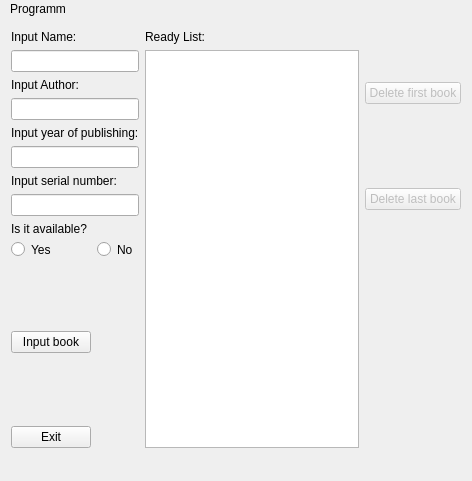
<?xml version="1.0" encoding="UTF-8"?>
<ui version="4.0">
 <class>MainWindow</class>
 <widget class="QMainWindow" name="MainWindow">
  <property name="geometry">
   <rect>
    <x>0</x>
    <y>0</y>
    <width>472</width>
    <height>481</height>
   </rect>
  </property>
  <property name="windowTitle">
   <string>Books</string>
  </property>
  <property name="windowIcon">
   <iconset resource="res/ff.qrc">
    <normaloff>:/new/prefix1/1309128948_Vector_Clipart.png</normaloff>:/new/prefix1/1309128948_Vector_Clipart.png</iconset>
  </property>
  <property name="layoutDirection">
   <enum>Qt::LeftToRight</enum>
  </property>
  <property name="styleSheet">
   <string notr="true">
font: 75 10pt &quot;Vrinda&quot;;
border-color: rgb(255, 255, 127);</string>
  </property>
  <widget class="QWidget" name="centralwidget">
   <layout class="QGridLayout" name="gridLayout">
    <item row="6" column="1">
     <spacer name="horizontalSpacer">
      <property name="orientation">
       <enum>Qt::Horizontal</enum>
      </property>
      <property name="sizeHint" stdset="0">
       <size>
        <width>52</width>
        <height>20</height>
       </size>
      </property>
     </spacer>
    </item>
    <item row="0" column="3">
     <widget class="QPushButton" name="pushButton_3">
      <property name="enabled">
       <bool>false</bool>
      </property>
      <property name="text">
       <string>Delete first book</string>
      </property>
     </widget>
    </item>
    <item row="1" column="3">
     <widget class="QPushButton" name="pushButton_4">
      <property name="enabled">
       <bool>false</bool>
      </property>
      <property name="text">
       <string>Delete last book</string>
      </property>
     </widget>
    </item>
    <item row="0" column="0" rowspan="2" colspan="2">
     <layout class="QVBoxLayout" name="verticalLayout">
      <item>
       <widget class="QLabel" name="label">
        <property name="text">
         <string>Input Name:</string>
        </property>
       </widget>
      </item>
      <item>
       <widget class="QLineEdit" name="lineEdit"/>
      </item>
      <item>
       <widget class="QLabel" name="label_3">
        <property name="text">
         <string>Input Author:</string>
        </property>
       </widget>
      </item>
      <item>
       <widget class="QLineEdit" name="lineEdit_2"/>
      </item>
      <item>
       <widget class="QLabel" name="label_4">
        <property name="text">
         <string>Input year of publishing:</string>
        </property>
       </widget>
      </item>
      <item>
       <widget class="QLineEdit" name="lineEdit_3"/>
      </item>
      <item>
       <widget class="QLabel" name="label_5">
        <property name="text">
         <string>Input serial number:</string>
        </property>
       </widget>
      </item>
      <item>
       <widget class="QLineEdit" name="lineEdit_4"/>
      </item>
      <item>
       <widget class="QLabel" name="label_6">
        <property name="text">
         <string>Is it available?</string>
        </property>
       </widget>
      </item>
     </layout>
    </item>
    <item row="4" column="0">
     <widget class="QPushButton" name="pushButton_2">
      <property name="text">
       <string>Input book</string>
      </property>
     </widget>
    </item>
    <item row="2" column="1">
     <widget class="QRadioButton" name="radioButton">
      <property name="text">
       <string>No</string>
      </property>
     </widget>
    </item>
    <item row="3" column="0">
     <spacer name="verticalSpacer">
      <property name="orientation">
       <enum>Qt::Vertical</enum>
      </property>
      <property name="sizeHint" stdset="0">
       <size>
        <width>20</width>
        <height>74</height>
       </size>
      </property>
     </spacer>
    </item>
    <item row="2" column="0">
     <widget class="QRadioButton" name="radioButton_2">
      <property name="text">
       <string>Yes</string>
      </property>
     </widget>
    </item>
    <item row="6" column="0">
     <widget class="QPushButton" name="pushButton">
      <property name="text">
       <string>Exit</string>
      </property>
      <property name="icon">
       <iconset resource="res/ff.qrc">
        <normaloff>:/new/prefix1/Action-cancel-icon.png</normaloff>:/new/prefix1/Action-cancel-icon.png</iconset>
      </property>
     </widget>
    </item>
    <item row="5" column="0">
     <spacer name="verticalSpacer_2">
      <property name="orientation">
       <enum>Qt::Vertical</enum>
      </property>
      <property name="sizeHint" stdset="0">
       <size>
        <width>20</width>
        <height>73</height>
       </size>
      </property>
     </spacer>
    </item>
    <item row="0" column="2" rowspan="7">
     <layout class="QVBoxLayout" name="verticalLayout_2">
      <item>
       <widget class="QLabel" name="label_2">
        <property name="text">
         <string>Ready List:</string>
        </property>
       </widget>
      </item>
      <item>
       <widget class="QTextBrowser" name="textBrowser"/>
      </item>
     </layout>
    </item>
   </layout>
  </widget>
  <widget class="QMenuBar" name="menuBar">
   <property name="geometry">
    <rect>
     <x>0</x>
     <y>0</y>
     <width>472</width>
     <height>24</height>
    </rect>
   </property>
   <widget class="QMenu" name="menuFile">
    <property name="title">
     <string>Programm</string>
    </property>
    <addaction name="actionRead_File"/>
    <addaction name="actionSave_List_in_File"/>
    <addaction name="actionChange_element"/>
   </widget>
   <addaction name="menuFile"/>
  </widget>
  <widget class="QStatusBar" name="statusBar"/>
  <action name="actionRead_File">
   <property name="text">
    <string>Read File with List</string>
   </property>
  </action>
  <action name="actionSave_List_in_File">
   <property name="text">
    <string>Save List in File</string>
   </property>
  </action>
  <action name="actionChange_element">
   <property name="text">
    <string>Change element</string>
   </property>
  </action>
 </widget>
 <layoutdefault spacing="6" margin="11"/>
 <resources>
  <include location="res/ff.qrc"/>
 </resources>
 <connections/>
</ui>
